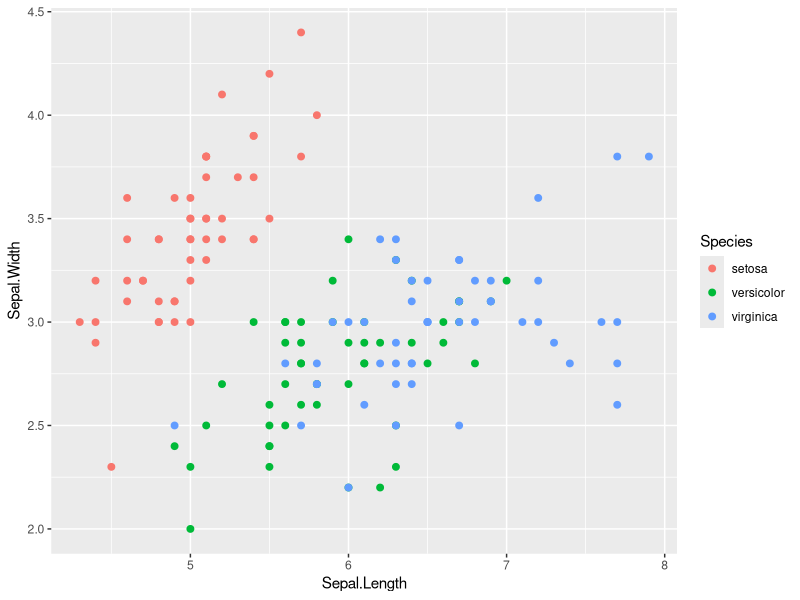
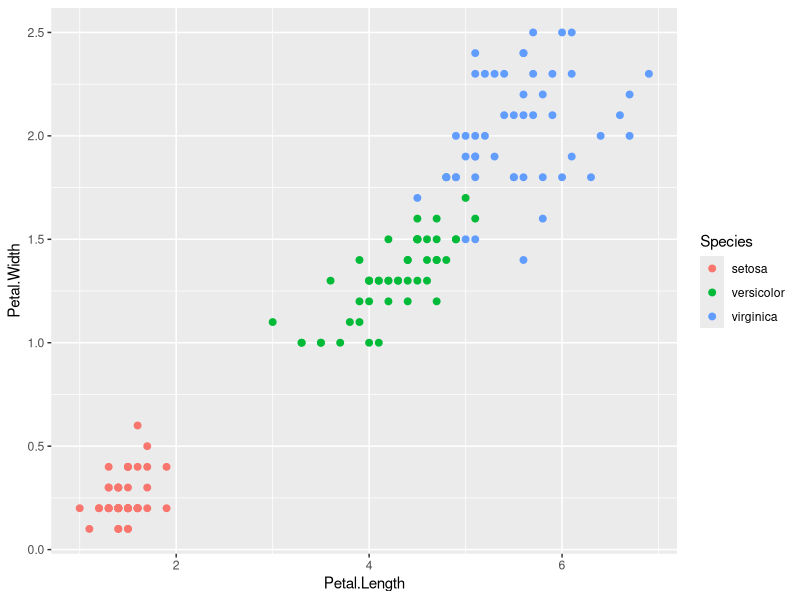
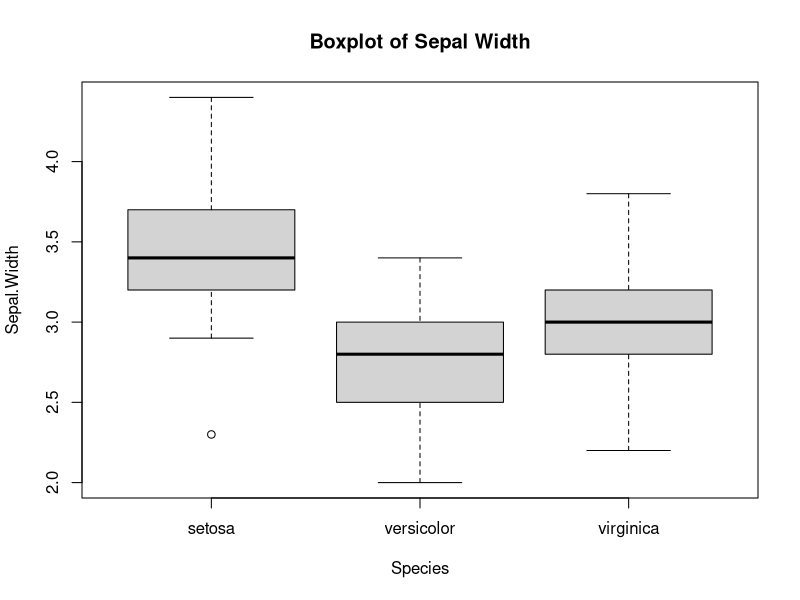
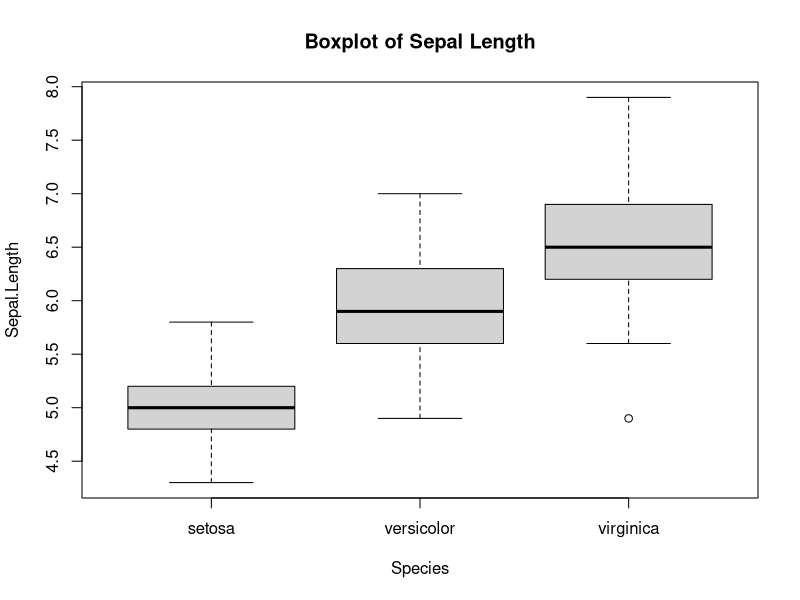

These figures' R source, in order:
# Set library --------------------------------------------
library(datasets)
library(caret)
library(glmnet)
library(ggplot2)
library(nnet)
library(class)
library(dplyr)


# Load Iris and explore dataset --------------------------------------------
data(iris)
summary(iris)
sapply(iris, class)
contrasts(iris$Species)
speciesLV <- levels(iris$Species)


# Logistic Regression Model ----------------------------------------
## Find optimal independent variables ---------------------
model_logit <- glm(Species~., data = iris, family = "binomial")
summary(model_logit)
# It's show that dependent variable is perfectly separate from independent variables.
# Then, I will explore more data in each independent variable.
ggplot(iris, aes(x=Sepal.Length, y=Sepal.Width, color=Species)) + 
  geom_point(size=2) 
ggplot(iris, aes(x=Petal.Length, y=Petal.Width, color=Species)) + 
  geom_point(size=2) 
# From petal graph (2nd), it's show that both Width and Length are perfectly separate 
#   from Species. Moreover, sepal.width and sepal.length are quite separate perfectly, 
#   so I will make boxplot.
boxplot(Sepal.Width~Species, data=iris, main="Boxplot of Sepal Width")
boxplot(Sepal.Length~Species, data=iris,  main="Boxplot of Sepal Length")
# From both graph, it's not show much different, but I think Sepal.length is too
#   perfectly separate from Species, so I will only use sepal.width as independent variables
 
## k-fold setting ---------------------------
k = 10
folds = sample(1:k, dim(iris)[1], replace=TRUE)
acc_logit_all = list()
acc_logit_se = list()
acc_logit_ve = list()
acc_logit_vi = list()

for(j in 1:k){
  ## Fit model ----------------------
  model_multinom <- multinom(Species~Sepal.Width, data = iris, subset=(folds != j))
  summary(model_multinom)
  
  ## Predict --------------
  pred = predict(model_multinom, iris[folds == j,])
  
  ## Confustion matrix and calculate accuracy ----------------------------
  conf_matrix <- table(pred, iris$Species[folds == j])
  acc_all <- mean(pred == iris$Species[folds == j])
  acc_se <- conf_matrix[1,1]/(conf_matrix[1,1] + conf_matrix[2,1] + conf_matrix[3,1])
  acc_ve <- conf_matrix[2,2]/(conf_matrix[1,2] + conf_matrix[2,2] + conf_matrix[3,2])
  acc_vi <- conf_matrix[3,3]/(conf_matrix[1,3] + conf_matrix[2,3] + conf_matrix[3,3])
  
  acc_logit_all <- append(acc_logit_all, acc_all)
  acc_logit_se <- append(acc_logit_se, acc_se)
  acc_logit_ve <- append(acc_logit_ve, acc_ve)
  acc_logit_vi <- append(acc_logit_vi, acc_vi)
  
}

## Final Result -----------------------------
avgacc_logit_all <- mean(unlist(acc_logit_all))
avgacc_logit_se <- mean(unlist(acc_logit_se))
avgacc_logit_ve <- mean(unlist(acc_logit_ve))
avgacc_logit_vi <- mean(unlist(acc_logit_vi))


# KNN Model ----------------------------------------------
## k-fold setting ---------------------------
k = 10
folds = sample(1:k, dim(iris)[1], replace=TRUE)
acc_knn_all = list()
acc_knn_se = list()
acc_knn_ve = list()
acc_knn_vi = list()

for(j in 1:k){
  ## Predict with KNN model ---------------------
  knn_pred = knn(iris[folds != j,-ncol(iris)],
                 iris[folds == j,-ncol(iris)],
                 iris$Species[folds != j],
                 k=10)
  
  ## Confustion matrix and calculate accuracy --------------------------
  conf_matrix2 = table(knn_pred, iris$Species[folds == j])
  
  acc_all <- mean(knn_pred == iris$Species[folds == j])
  acc_se <- conf_matrix2[1,1]/(conf_matrix2[1,1] + conf_matrix2[2,1] + conf_matrix2[3,1])
  acc_ve <- conf_matrix2[2,2]/(conf_matrix2[1,2] + conf_matrix2[2,2] + conf_matrix2[3,2])
  acc_vi <- conf_matrix2[3,3]/(conf_matrix2[1,3] + conf_matrix2[2,3] + conf_matrix2[3,3])
  
  acc_knn_all <- append(acc_knn_all, acc_all)
  acc_knn_se <- append(acc_knn_se, acc_se)
  acc_knn_ve <- append(acc_knn_ve, acc_ve)
  acc_knn_vi <- append(acc_knn_vi, acc_vi)

}

## Final Result -----------------------------
avgacc_knn_all <- mean(unlist(acc_knn_all))
avgacc_knn_se <- mean(unlist(acc_knn_se))
avgacc_knn_ve <- mean(unlist(acc_knn_ve))
avgacc_knn_vi <- mean(unlist(acc_knn_vi))


